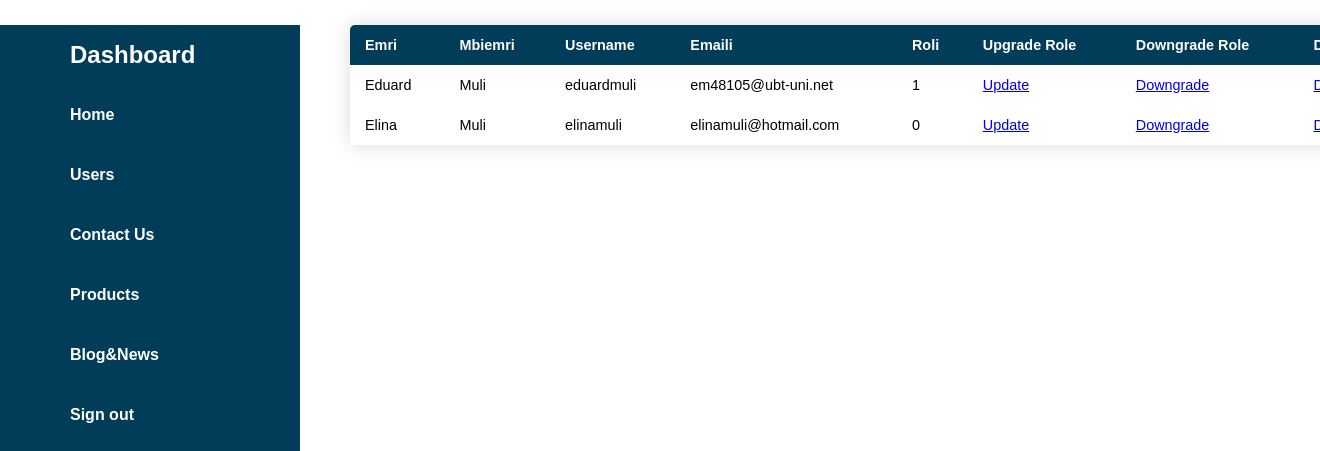
Page /views/Users.php (signed in) on the committed database.
### tables this page shows
CREATE TABLE `user` (
  `id` int(11) NOT NULL,
  `name` varchar(255) NOT NULL,
  `lname` varchar(255) NOT NULL,
  `username` varchar(255) NOT NULL,
  `password` varchar(255) NOT NULL,
  `cpassword` varchar(255) NOT NULL,
  `email` varchar(255) NOT NULL,
  `role` smallint(6) NOT NULL
);

### controllers/databaseConfig.php (called while the page is built, shortened)
<?php
class DatabasePDOConfiguration
{
    private $connection;
    private $host = "localhost";
    private $username = "root";
    private $dbName = "projekti";
    private $password = "";
    protected function getConnection()
    {
        return $this->connection;
    }
    private function createConnection()
    {
        $this->connection = new PDO("mysql:host=$this->host;dbname=$this->dbName", $this->username, $this->password);
        $this->connection->setAttribute(PDO::ATTR_ERRMODE, PDO::ERRMODE_EXCEPTION);
    }
}

### controllers/userMapper.php (called while the page is built, shortened)
<?php
require_once "databaseConfig.php";
class UserMapper extends DatabasePDOConfiguration
{
    private $conn;
    public function __construct()
    {
        $this->conn = $this->getConnection();
    }
    public function getAllUsers()
    {
        $this->query = "select * from user";
        $statement = $this->conn->prepare($this->query);
        $statement->execute();
        $result = $statement->fetchAll(PDO::FETCH_ASSOC);
        return $result;
    }
}

### views/Users.php (the view, shortened to what this page needs)
<?php
    require_once '../controllers/userMapper.php';
    include_once '../includes/dashboard.php';
?>
        <div class="dashboard">
            <table class="content-table">
                <thead>
                    <tr>
                        <th>Emri</th>
                        <th>Mbiemri</th>
                        <th>Username</th>
                        <th>Emaili</th>
                        <th>Roli</th>
                        <th>Upgrade Role</th>
                        <th>Downgrade Role</th>
                        <th>DELETE</th>
                    </tr>
                </thead>
                <tbody>
                    <?php
                    $p = new UserMapper;
                    $allUsers = $p -> getAllUsers();
                    foreach($allUsers as $users): ?>
                    <tr>
                        <td><?php echo $users['name'];?></td>
                        <td><?php echo $users['lname'];?></td>
                        <td><?php echo $users['username']; ?></td>
                        <td><?php echo $users['email']; ?></td>
                        <td><?php echo $users['role']; ?></td>
                        <td><a href="UpdateRole.php? id=<?php echo $users['id']; ?>">Update</a></td>
                        <td><a href="DowngradeRole.php? id=<?php echo $users['id']; ?>">Downgrade</a></td>
                        <td><a href="DeleteUsers.php? id=<?php echo $users['id']; ?>">Delete</a></td>
                    </tr>
                    <?php endforeach; ?>
                </tbody>
            </table>
        </div>

### css/newDashboard.css (style rules this page uses)
* { margin: 0; padding: 0; box-sizing: border-box; font-family: Verdana, Geneva, Tahoma, sans-serif; }

### views/Users.php (style rules this page uses)
* { margin: 0; padding: 0; box-sizing: border-box; font-family: 'Franklin Gothic Medium', 'Arial Narrow', Arial, sans-serif; }
.content-table { border-collapse: collapse; margin-top: 25px ; font-size: 0.9em; width: 80%; border-radius: 5px 5px 0 0; overflow: hidden; box-shadow: 0 0 20px rgba(0, 0, 0, 0.15); margin-left:20px; margin-left:350px; }
.content-table thead tr { background-color:#013c58; color: #ffffff; text-align: left; font-weight: bold; }
.content-table th, .content-table td { padding: 12px 15px; }

### rows in the picture
user: name "Eduard", lname "Muli", username "eduardmuli", email "em48105@ubt-uni.net", role "1"
user: name "Elina", lname "Muli", username "elinamuli", email "elinamuli@hotmail.com", role "0"
